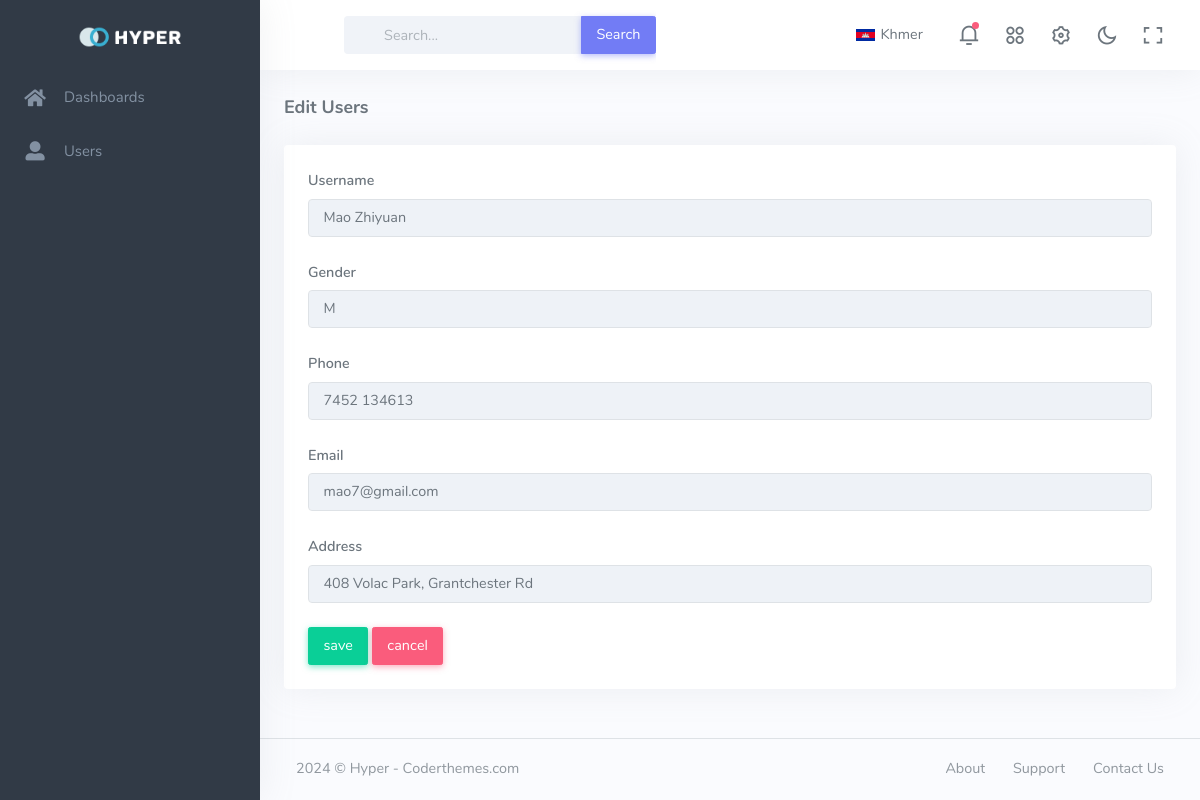
Page /edit_user/1 on the committed database.
### tables this page shows
CREATE TABLE students (
            id INTEGER PRIMARY KEY AUTOINCREMENT,
            name TEXT NOT NULL,
            gender TEXT NOT NULL,
            phone TEXT NOT NULL,
            email TEXT NOT NULL,
            address TEXT NOT NULL
        );

### app.py (the view, shortened to what this page needs)
@app.route('/edit_user/<int:user_id>', methods=['GET', 'POST'])
def edit_user(user_id):
    conn = get_db_connection()
    student = conn.execute('SELECT * FROM students WHERE id = ?', (user_id,)).fetchone()
    conn.close()
    return render_template('layout/edit_user.html', data=student)

### app.py (called while the page is built)
def get_db_connection():
    conn = sqlite3.connect('SQLiteDB.sqlite3')
    conn.row_factory = sqlite3.Row
    return conn

### templates/layout/edit_user.html (shortened to what this page needs)
{% extends 'master.html' %}
{% block content %}
    <div class="row">
        <div class="col-12">
            <div class="page-title-box">
                <h4 class="page-title">Edit Users</h4>
            </div>
        </div>
    </div>
    <div class="card">
        <div class="card-body">
            <form class="needs-validation" novalidate method="post">
                <div class="mb-3">
                    <label class="form-label" for="validationCustom01">Username</label>
                    <input type="text" class="form-control bg-light" id="name" name="name" placeholder="Username"
                           value="{{ data['name'] }}">
                </div>
                <div class="mb-3">
                    <label class="form-label" for="validationCustom02">Gender</label>
                    <input type="text" class="form-control bg-light" id="gender" name="gender" placeholder="Gender"
                           value="{{ data['gender'] }}">
                </div>
                <div class="mb-3">
                    <label class="form-label" for="validationCustom03">Phone</label>
                    <input type="text" class="form-control bg-light" id="phone" name="phone" placeholder="Phone"
                           value="{{ data['phone'] }}">
                </div>
                <div class="mb-3">
                    <label class="form-label" for="validationCustom04">Email</label>
                    <input type="text" class="form-control bg-light" id="email" name="email" placeholder="E-mail"
                           value="{{ data['email'] }}">
                </div>
                <div class="mb-3">
                    <label class="form-label" for="validationCustom05">Address</label>
                    <input type="text" class="form-control bg-light" id="address" name="address" placeholder="Address"
                           value="{{ data['address'] }}">
                </div>
                <div class="row">
                <div class="col-12">
                    <a href="/">
                        <button class="btn btn-success" type="submit">save</button>
                    </a>
                    <a href="{{ url_for('users') }}">
                        <button class="btn btn-danger" type="#">cancel</button>
                    </a>
                </div>
            </div>
            </form>
        </div>
    </div>
{% endblock %}

### rows in the picture
students: name "Mao Zhiyuan", gender "M", phone "7452 134613", email "mao7@gmail.com", address "408 Volac Park, Grantchester Rd"
